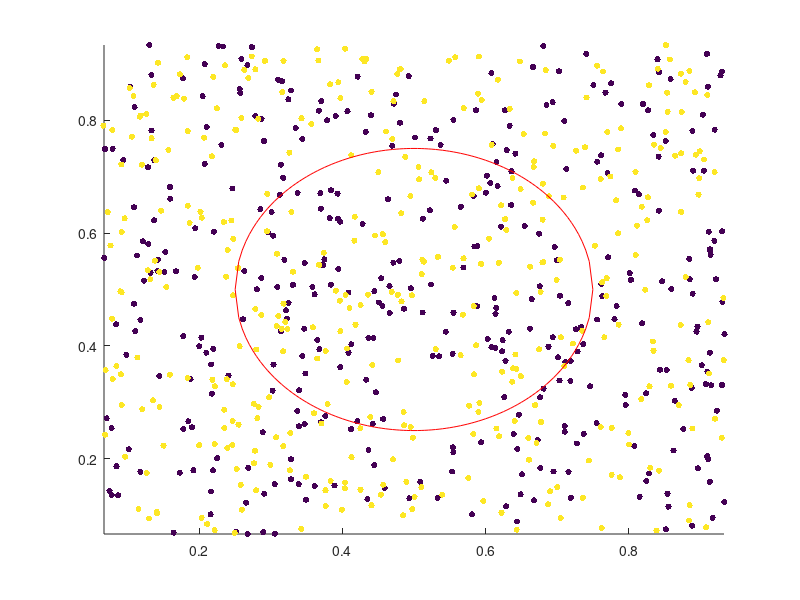

MATLAB code for this plot: (Note: this script raises an error after producing the figure.)
clearvars 
close all

h = figure;
axis tight manual % this ensures that getframe() returns a consistent size
filename = 'testAnimated2d.gif';


dE=0;
dKE=0;
dUE=0;
dxmom=0;
dymom=0;
iterations=0;

L=1;%Length
e0=1;%Epsilon Naught
k=1.68637205*10^-10;
DT=.05;%DeltaT
NT=200;%Iterations
NTOUT=25;%Not used???
NG=15;%Number of Grid Points
nden=5;%Total charge of electrons in simulation


N=1000;%Number of Particles
me=nden/N;%Mass of electron
mp=nden/N;%mass of proton
e=nden/N;%electron charge

Nin=N;
QM=N*e;


VX1=0.0;%Velocity Petubation Magnitude
VY1=0.0;%Velocity Petubation Magnitude
mode=1;%wavelengths of sin
rho_back=0;%Background charge density
rho_sphere1=0;
rho_sphere2=0;
dx=L/NG;%Delta X
acc=.9999999;%Number close to 1 as to make the Poisson Matrix nonsingular

Nin=N;

% initial loading for Particle Positions
%(Commented out some other configurations)
%xp=linspace(0,L-L/N,N)';
%xp=linspace(0,L/2,N)';
xp=L*rand(N,1);
%yp=linspace(0,L-L/N,N)';
%yp=L*rand(N,1)/2;
yp=L*rand(N,1);
%xp=[0;L/2]
%yp=[.05+L/2;.05+L/2]


Temp=1000000;%Initial Temperature
Con=me/k/Temp;%Constant in Maxwellian Distribution
randvtot=(-2*log((1-rand(N,1)))/Con).^.5;%Initialize the speeds into a Maxwellian Distribution
randang=2*pi*rand(N,1);%Choose random direction for velocities
vxp=randvtot.*cos(randang);%put random speed and random direction together
vyp=randvtot.*sin(randang);


% Perturbation (Utilized in 2 Stream)
vxp=vxp+VX1*sin(2*pi*xp/L*mode);
vyp=vyp+VY1*sin(2*pi*yp/L*mode);


%Mass Matrix
massmat=mp*ones(1,N);%Make all into ions
parfor n=1:N
    if n<N/2+1
        massmat(n)=me;%Change the first half into electrons
    end
end
%Charge Matrix
emat=e*ones(1,N);%Make all into ions
for n=1:N
    if n<N/2+1
        emat(n)=-e;%Change the first half into electrons
    end
end

%Build Poisson Matrix
v=acc*ones(NG^2,1);%Vector of values close to one
v1=ones(NG^2,1);%Vector of values equal to one
%Put -4 on the diagonal and 1 on surrounding values
Poisson=-4*diag(v1)+diag(v(1:NG^2-1),1)+diag(v(1:NG^2-1),-1)+diag(v(1:NG^2-NG),-NG)+diag(v(1:NG^2-NG),NG);
Poisson=Poisson+diag(v(1:NG),NG^2-NG)+diag(v(1:NG),-NG^2+NG);

%Put ones where there are some missing
for i=1:NG
    Poisson=Poisson+full(sparse(NG*i,NG*i-NG+1,acc,NG^2,NG^2))+full(sparse(NG*i-NG+1,NG*i,acc,NG^2,NG^2));
end
%Remove ones from places where they shouldn't be
for i=1:(NG-1)
    Poisson=Poisson-full(sparse(NG*i,NG*i+1,acc,NG^2,NG^2))-full(sparse(NG*i+1,NG*i,acc,NG^2,NG^2));
end

%Preallocate memory
Ex=zeros(NG^2,1);
Ey=zeros(NG^2,1);
xmom=zeros(NT,1);
ymom=zeros(NT,1);
totEn=zeros(NT,1);
totUEn=zeros(NT,1);
totKEn=zeros(NT,1);
UdUE=zeros(NT,1);
LdUE=zeros(NT,1);
lostenergy=0;


bins=10;%Bins for charge around the circle
s1cdx=linspace(2*pi/bins,2*pi,bins);%Show Angle
s1cdy=zeros(bins,1);%Initialize at 0 charge
s2cdx=linspace(2*pi/bins,2*pi,bins);%Show Angle
s2cdy=zeros(bins,1);%Initialize at 0 charge

%sphere1
sxc1=L/2;%Sphere 1 x center
syc1=L/2;%Sphere 1 y center
sr1=L/4;%Sphere 1 radius
vsx1=0;%X Velocity of sphere 1
vsy1=0;%Y velocity of sphere 1
ms1=1;%Mass of sphere


sx1=[sxc1-sr1:2*sr1/100:sxc1+sr1];%Data to plot the sphere on x
sy1=(sr1.^2-(sx1-sxc1).^2).^(1/2)+syc1;%Data to plot sphere on y
nsy1=-(sr1.^2-(sx1-sxc1).^2).^(1/2)+syc1;%Data to plot negative sphere on y

%sphere2
sxc2=8*L/10;%Sphere 2 x center
syc2=L/2;%Sphere 2 y center
sr2=L/20000;%Sphere 2 radius
vsx2=0;%X Velocity of sphere 2
vsy2=0;%Y velocity of sphere 
ms2=1;%Mass of sphere

sx2=[sxc2-sr2:2*sr2/100:sxc2+sr2];%Data to plot the sphere on x
sy2=(sr2.^2-(sx2-sxc2).^2).^(1/2)+syc2;%Data to plot sphere on y
nsy2=-(sr2.^2-(sx2-sxc2).^2).^(1/2)+syc2;%Data to plot negative sphere on y

In1=(((xp-sxc1).^2+(yp-syc1).^2)<sr1^2);%Particles in Sphere 1
In2=(((xp-sxc2).^2+(yp-syc2).^2)<sr2^2);%Particles in sphere 2

emat(In1)=0;%Eliminate charge in sphere
emat(In2)=0;%Elimnate charge in sphere


%color
c1=[linspace(1,1,N/2)];%Ions
c2=[linspace(10,10,N/2)];%Electrons
c=[c1 c2];%&PUT it all together

% Main computational cycle
for it=1:NT
% update xp
scatter(xp,yp,20,c,'filled') 

hold on
sx1=[sxc1-sr1:2*sr1/100:sxc1+sr1];
sy1=(sr1.^2-(sx1-sxc1).^2).^(1/2)+syc1;
nsy1=-(sr1.^2-(sx1-sxc1).^2).^(1/2)+syc1;
sx2=[sxc2-sr2:2*sr2/100:sxc2+sr2];
sy2=real((sr2.^2-(sx2-sxc2).^2).^(1/2)+syc2);
nsy2=real(-(sr2.^2-(sx2-sxc2).^2).^(1/2)+syc2);
plot(sx1,sy1,'r')
plot(sx1,nsy1,'r')
plot(sx2,sy2,'r')
plot(sx2,nsy2,'r')
axis([L/NG L-L/NG L/NG L-L/NG])

    drawnow 
      % Capture the plot as an image 
      frame = getframe(h); 
      im = frame2im(frame); 
      [imind,cm] = rgb2ind(im,256); 
      % Write to the GIF File 
      if it == 1 
          imwrite(imind,cm,filename,'gif', 'Loopcount',inf); 
      else 
          imwrite(imind,cm,filename,'gif','WriteMode','append'); 
      end 
hold off
xp=xp+vxp*DT;
yp=yp+vyp*DT;

%Particle Delete if in a bordering grid space or out of bounds
out=xp<L/NG;
xp(out)=[];
yp(out)=[];
vxp(out)=[];
vyp(out)=[];
emat(out)=[];
massmat(out)=[];
c(out)=[];
N=N-sum(out,'all');

out=xp>L-L/NG;
xp(out)=[];
yp(out)=[];
vxp(out)=[];
vyp(out)=[];
emat(out)=[];
massmat(out)=[];
c(out)=[];
N=N-sum(out,'all');

out=yp<L/NG;
xp(out)=[];
yp(out)=[];
vxp(out)=[];
vyp(out)=[];
emat(out)=[];
massmat(out)=[];
c(out)=[];
N=N-sum(out,'all');

out=yp>L-L/NG;
xp(out)=[];
yp(out)=[];
vxp(out)=[];
vyp(out)=[];
emat(out)=[];
massmat(out)=[];
c(out)=[];
N=N-sum(out,'all');

%Add Fresh Plasma
NGnew=4*NG-4;%Border Grid spaces getting replaced
Nnew=floor(NGnew*Nin/NG^2+.5);%Put in a number of particles to keep N about the same
randmat=randi([1 4],Nnew,1);%Which side will they appear?
in1=sum(randmat(:) == 1);%Put on Bottom
xp=[xp;(L-L/NG)*rand(in1,1)];
yp=[yp;(L/NG)*rand(in1,1)];
in1=sum(randmat(:) == 2);%Put on right
xp=[xp;L-(L/NG)*rand(in1,1)];
yp=[yp;(L-L/NG)*rand(in1,1)];
in1=sum(randmat(:) == 3);%Put on top
xp=[xp;L/NG+(L-L/NG)*rand(in1,1)];
yp=[yp;L-(L/NG)*rand(in1,1)];
in1=sum(randmat(:) == 4);%Put on left
xp=[xp;(L/NG)*rand(in1,1)];
yp=[yp;L/NG+(L-L/NG)*rand(in1,1)];

randvtot=(-2*log((1-rand(Nnew,1)))/Con).^.5;%Maxwellian
randang=2*pi*rand(Nnew,1);%Random direction
vxp=[vxp;randvtot.*cos(randang)];
vyp=[vyp;randvtot.*sin(randang)];

randmat=randi([0 1],Nnew,1);%Ion or Electron?

emat=[emat 2*e*randmat'-e];%Set new charges
massmat=[massmat (mp-me)*randmat'+me];%Set new masses
c=[c 9*randmat'+1];%Set correct colors

N=N+Nnew;%Add new particles to N


% Put particles on grid points
g1=cat(2,ceil(xp/dx-.5),ceil(yp/dx-.5));%put onto the lower grid points
g=[g1;g1+1];%Put onto lower and higher grid points
fraz1=((1-abs(xp/dx-g1(1:N,1)+.5))'*diag((1-abs(yp/dx-g1(1:N,2)+.5))'))';%lower left weight
fraz2=((abs(xp/dx-g1(1:N,1)+.5))'*diag((1-abs(yp/dx-g1(1:N,2)+.5))'))';%lower right weight
fraz3=((1-abs(xp/dx-g1(1:N,1)+.5))'*diag((abs(yp/dx-g1(1:N,2)+.5))'))';%upper left weight
fraz4=((abs(xp/dx-g1(1:N,1)+.5))'*diag((abs(yp/dx-g1(1:N,2)+.5))'))';%upper right weight
fraz=[fraz1 fraz2;fraz3 fraz4];%Put it all together now yall

% If it's on a nonexistant grip point, shift it to the other sides
out=(g<1);
g(out)=g(out)+NG;
out=(g>NG);
g(out)=g(out)-NG;

%Put the weights into a 3d matrix, where each row in the third
    %dimension is a new particle. Adding all allements on each row should
    %equal 1 in 4 adjacent indices
for n=1:N
    if n==1
        weight=sparse([index2(g(1,1),g(1,2),NG) index2(g(1,1),g(N+1,2),NG) index2(g(N+1,1),g(1,2),NG) index2(g(N+1,1),g(N+1,2),NG)],[1 1 1 1],[fraz1(1) fraz2(1) fraz3(1) fraz4(1)] ,NG^2,N);%matrix stating weights of each particle on each grid point
    else
        weight=weight+sparse([index2(g(n,1),g(n,2),NG) index2(g(n,1),g(N+n,2),NG) index2(g(N+n,1),g(n,2),NG) index2(g(N+n,1),g(N+n,2),NG)],[n n n n],[fraz1(n) fraz2(n) fraz3(n) fraz4(n)],NG^2,N);%matrix stating weights of each particle on each grid point
    end
end


%Compute the charge density
rho=sum(emat.*weight(:,1:N),2)/dx^2+rho_sphere1+rho_sphere2;%rho of each grid point



% compute Potential with Poissons equation
Phi=Poisson\(-rho*dx^2)/e0;

%Particle Delete
out=(((xp-sxc1).^2+(yp-syc1).^2)<sr1^2);%If in sphere
j=find(out);%Which are out
if isempty(j)==0%Add charge to sphere
    rho_sphere1=rho_sphere1+sum(emat(j).*weight(:,j),2)/dx^2;
    weight(:,j)=[];
end
%Determine where the charge hit and add it to the ghraph
angle1=(sign(-xp(out)+sxc1)+1)*.5*pi+(atan((yp(out)-syc1)./(xp(out)-sxc1)));
binnum=floor(angle1*bins/(2*pi)+bins/4+.5);
binnum(find(~binnum))=binnum(find(~binnum))+10;
s1cdy=s1cdy+sparse(binnum,1,emat(out),bins,1);
lostenergy=lostenergy+.5*massmat(out)*(vxp(out).^2+vyp(out).^2);%Kinetic energy of particles deleted
%Delete variables
xp(out)=[];
yp(out)=[];
vxp(out)=[];
vyp(out)=[];
emat(out)=[];
massmat(out)=[];
c(out)=[];
N=N-sum(out,'all');%Fix N

out=(((xp-sxc2).^2+(yp-syc2).^2)<sr2^2);%If in sphere
j=find(out);%Which are out
if isempty(j)==0%Add charge to sphere
    rho_sphere2=rho_sphere2+sum(emat(j).*weight(:,j),2)/dx^2;
    weight(:,j)=[];
end
%Determine where the charge hit and add it to the ghraph

angle2=(sign(-xp(out)+sxc2)+1)*.5*pi+(atan((yp(out)-syc2)./(xp(out)-sxc2)));
binnum=floor(angle2*bins/(2*pi)+bins/4+.5);
binnum(find(~binnum))=binnum(find(~binnum))+10;
s2cdy=s2cdy+sparse(binnum,1,emat(out),bins,1);
lostenergy=lostenergy+.5*massmat(out)*(vxp(out).^2+vyp(out).^2);
%Delete Variable
xp(out)=[];
yp(out)=[];
vxp(out)=[];
vyp(out)=[];
emat(out)=[];
massmat(out)=[];
c(out)=[];
N=N-sum(out,'all');%Fix N




%Electric Field in x direciton
parfor n=1:NG^2
        in1=n+NG;%Index of right node
        in2=n-NG;%Index of left node
        if in1>NG^2
            in1=in1-NG^2;%Fix if on right boundary
        end
        if in2<1
            in2=in2+NG^2;%Fix if on left boundary
        end
        Ex(n)=(Phi(in1)-Phi(in2))/(2*dx);%Electric field in x
end


%Electric Field in Y Direction
parfor n=1:NG^2
        in1=n+1;%Index of above node
        in2=n-1;%index of lower lode
        if mod(in1,NG)==1
            in1=in1-NG;%Fix if on the top
        end
        if mod(in2,NG)==0
            in2=in2+NG;%fix if on the bottom
        end
        Ey(n)=(Phi(in1)-Phi(in2))/(2*dx);%Electric field in y
end



% projection q->p and update of vp
    vxp=vxp-weight(:,1:N)'*Ex.*emat'*DT./massmat';
    vyp=vyp-weight(:,1:N)'*Ey.*emat'*DT./massmat';
    

%Momentum test
xmom(it)=sum(massmat*vxp);
ymom(it)=sum(massmat*vyp);

%Energy test

totEn(it)=.5*sum(massmat*(vxp.^2+vyp.^2),'all')+.5*dx^2*e0*sum(Ex.^2+Ey.^2,'all');

totEnWLost(it)=totEn(it)+lostenergy;

totUEn(it)=.5*dx^2*e0*sum(Ex.^2+Ey.^2,'all');


for n=1:NG^2
    in1=n;
    in2=n+1;
    in3=n+NG;
    in4=n+NG+1;
    if mod(n,NG)==0
        in2=in2-NG;
        in4=in4-NG;
    end
    if in3>NG^2
        in3=in3-NG;
        in4=in4-NG;
    end
    findmax=max([Ex(in1)^2+Ey(in1)^2;Ex(in2)^2+Ey(in2)^2;Ex(in3)^2+Ey(in3)^2;Ex(in4)^2+Ey(in4)^2]);
end
UdUE(it)=.5*e0*dx^2*findmax;

for n=1:NG^2
    in1=n;
    in2=n+1;
    in3=n+NG;
    in4=n+NG+1;
    if mod(n,NG)==0
        in2=in2-NG;
        in4=in4-NG;
    end
    if in3>NG^2
        in3=in3-NG;
        in4=in4-NG;
    end
    findmin=min([Ex(in1)^2+Ey(in1)^2;Ex(in2)^2+Ey(in2)^2;Ex(in3)^2+Ey(in3)^2;Ex(in4)^2+Ey(in4)^2]);
end
LdUE(it)=.5*e0*dx^2*findmin;



totKEn(it)=.5*sum(massmat*(vxp.^2+vyp.^2),'all');


it

LeftSphereForceLateral(it)=-rho_sphere1'*Ex;
LeftSphereForceLongitude=-rho_sphere1'*Ey;
%RightSphereForceLateral(it)=-rho_sphere2'*Ex;
%RightSphereForceLongitude=-rho_sphere2'*Ey;

Temp=(sum(massmat*(vxp.^2+vyp.^2),'all')/N)/2/k;
LD =(e0*totKEn(it)/(4*pi*(nden/L^2)*e^2))^.5;
if .5*LD<dx
    "Error, Mesh not fine enough or not hot enough"
    LD
    dx
end
PP=(pi*me*L^2/(N*e^2))^.5;
if .25*PP<DT
    "Error, large time step"
    PP
    DT
end

%CFL Condition
C=DT/dx;
if C>1
    "May be unstable, C>1"
    C
end

end
figure
hold on
plot(totEn)
%plot(dKE+UdUE)
%plot(dKE+LdUE)
plot(totUEn)
plot(totKEn)
plot(totEnWLost)
%plot(UdUE)
%plot(LdUE)
legend("Energy","Potential","Kinetic","Energy Including Heat")
hold off

figure
hold on
plot(xmom)
plot(ymom)
hold off

figure
plot(LeftSphereForceLateral)
legend("Force on Sphere1")
xlabel("time")
ylabel("Force (Positive is Attractive)")